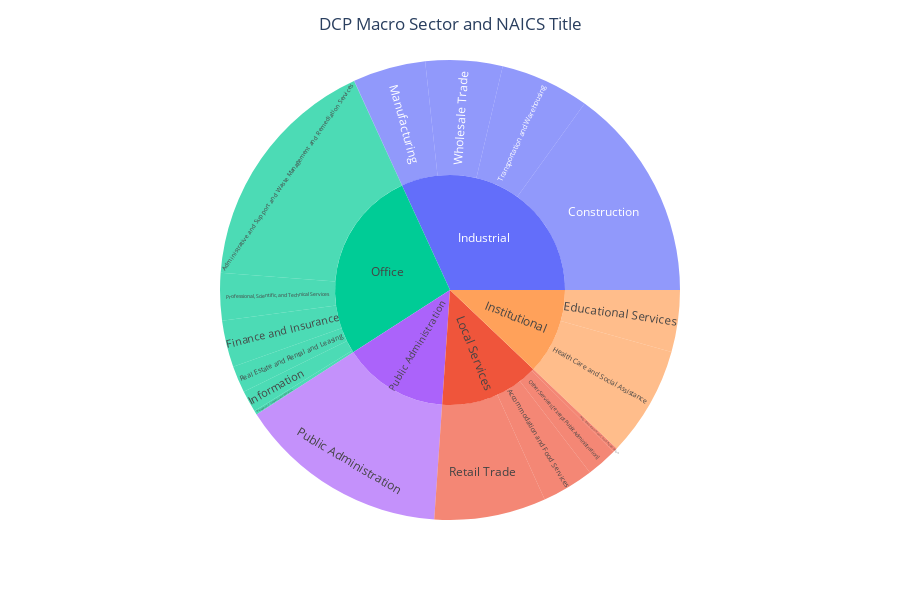

The code cell stored with this chart in its notebook:
### Code cell
# Creating a sunburst chart for DCP Macro Sector and NAICS Title

fig = px.sunburst(cd_402_wac_totals, path=['DCP Macro Sector', 'NAICS Title'], values='WAC Total',
                  color='DCP Macro Sector', height=600)
fig.update_layout(
    {
        "paper_bgcolor": "rgba(0, 0, 0, 0)",
        "plot_bgcolor": "rgba(0, 0, 0, 0)",
    })
fig.update_layout(title_text='DCP Macro Sector and NAICS Title', title_x=0.5)
fig.update_layout(uniformtext_minsize=20)
fig.show()

### Figure 1 — Plotly figure (JSON) as saved in the notebook; plotly's stock layout.template omitted (floating-point values rounded to 4 significant figures)
{"data": [{"branchvalues": "total", "customdata": [["Industrial"], ["Industrial"], ["Local Services"], ["Office"], ["Industrial"], ["Public Administration"], ["Local Services"], ["Industrial"], ["Institutional"], ["Office"], ["Industrial"], ["Local Services"], ["Office"], ["Office"], ["Industrial"], ["Office"], ["Institutional"], ["Office"], ["Industrial"], ["Local Services"], ["Industrial"], ["Institutional"], ["Local Services"], ["Office"], ["Public Administration"]], "domain": {"x": [0, 1], "y": [0, 1]}, "hovertemplate": "labels=%{label}<br>WAC Total=%{value}<br>parent=%{parent}<br>id=%{id}<br>DCP Macro Sector=%{customdata[0]}<extra></extra>", "ids": ["Industrial/Wholesale Trade", "Industrial/Transportation and Warehousing", "Local Services/Retail Trade", "Office/Real Estate and Rental and Leasing", "Industrial/Utilities", "Public Administration/Public Administration", "Local Services/Other Services [except Public Administration]", "Industrial/Construction", "Institutional/Educational Services", "Office/Administrative and Support and Waste Management and Remediation Services", "Industrial/Agriculture, Forestry, Fishing and Hunting", "Local Services/Arts, Entertainment, and Recreation", "Office/Professional, Scientific, and Technical Services", "Office/Management of Companies and Enterprises", "Industrial/Manufacturing", "Office/Information", "Institutional/Health Care and Social Assistance", "Office/Finance and Insurance", "Industrial/Mining, Quarrying, and Oil and Gas Extraction", "Local Services/Accommodation and Food Services", "Industrial", "Institutional", "Local Services", "Office", "Public Administration"], "labels": ["Wholesale Trade", "Transportation and Warehousing", "Retail Trade", "Real Estate and Rental and Leasing", "Utilities", "Public Administration", "Other Services [except Public Administration]", "Construction", "Educational Services", "Administrative and Support and Waste Management and Remediation Services", "Agriculture, Forestry, Fishing and Hunting", "Arts, Entertainment, and Recreation", "Professional, Scientific, and Technical Services", "Management of Companies and Enterprises", "Manufacturing", "Information", "Health Care and Social Assistance", "Finance and Insurance", "Mining, Quarrying, and Oil and Gas Extraction", "Accommodation and Food Services", "Industrial", "Institutional", "Local Services", "Office", "Public Administration"], "marker": {"colors": ["#636efa", "#636efa", "#EF553B", "#00cc96", "#636efa", "#ab63fa", "#EF553B", "#636efa", "#FFA15A", "#00cc96", "#636efa", "#EF553B", "#00cc96", "#00cc96", "#636efa", "#00cc96", "#FFA15A", "#00cc96", "#636efa", "#EF553B", "#636efa", "#FFA15A", "#EF553B", "#00cc96", "#ab63fa"]}, "name": "", "parents": ["Industrial", "Industrial", "Local Services", "Office", "Industrial", "Public Administration", "Local Services", "Industrial", "Institutional", "Office", "Industrial", "Local Services", "Office", "Office", "Industrial", "Office", "Institutional", "Office", "Industrial", "Local Services", "", "", "", "", ""], "type": "sunburst", "values": [4738, 5490, 6874, 1656, 13, 12978, 1914, 13187, 3804, 14861, 6, 277, 2911, 238, 4476, 1334, 6790, 2871, 0, 3203, 27910, 10594, 12268, 23871, 12978]}], "layout": {"height": 600, "legend": {"tracegroupgap": 0}, "margin": {"t": 60}, "paper_bgcolor": "rgba(0, 0, 0, 0)", "plot_bgcolor": "rgba(0, 0, 0, 0)", "title": {"text": "DCP Macro Sector and NAICS Title", "x": 0.5}, "uniformtext": {"minsize": 20}}}
